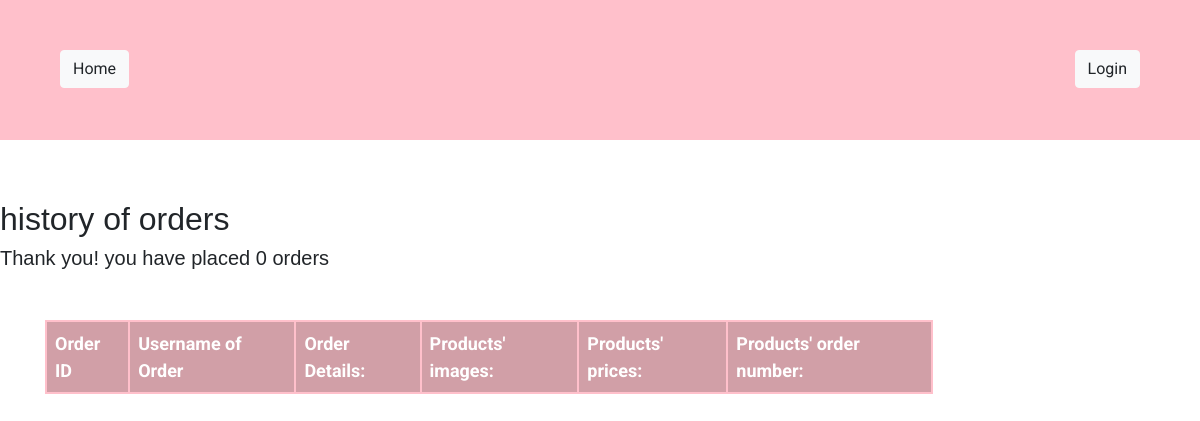
Page /order_history/shirley1 on the earlier database version.
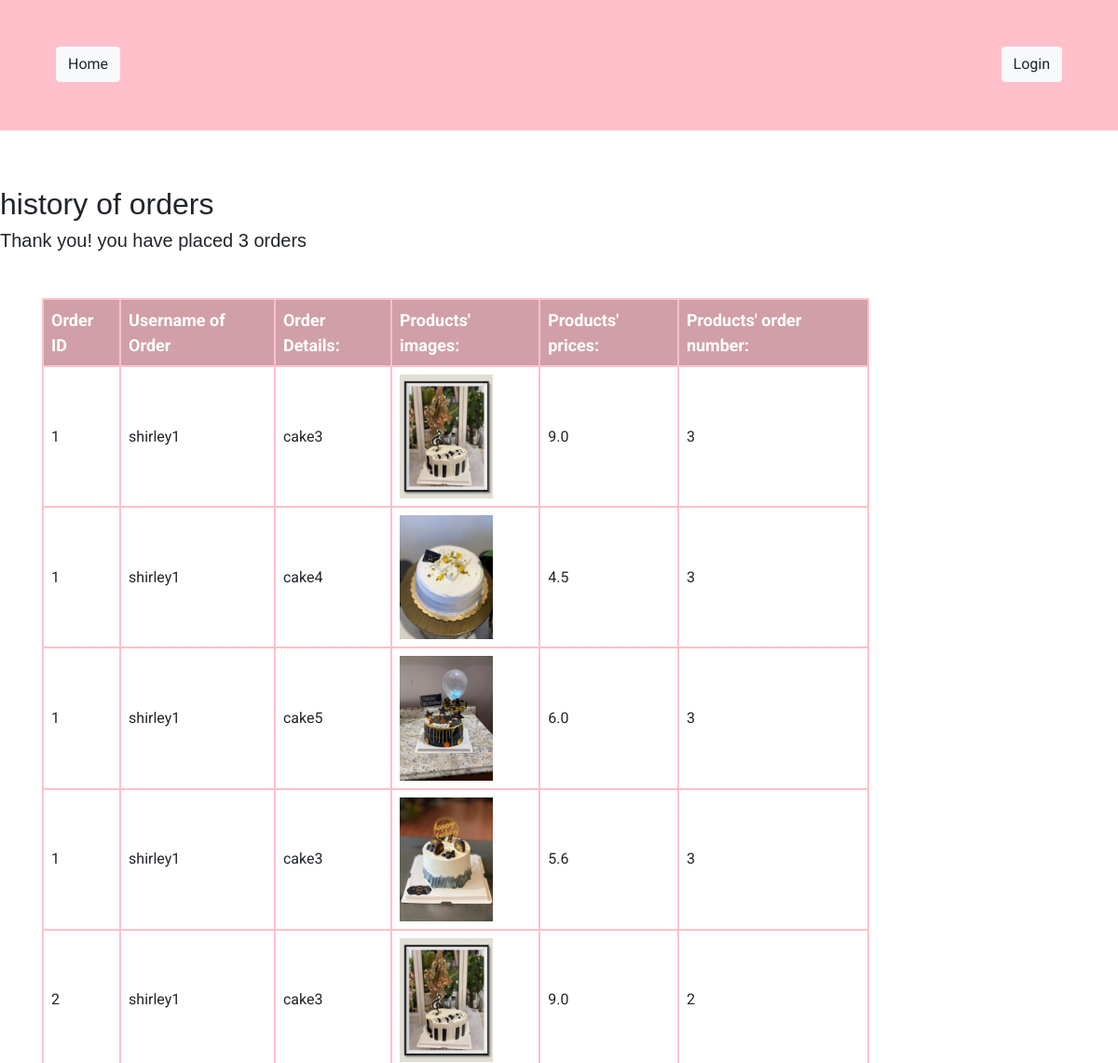
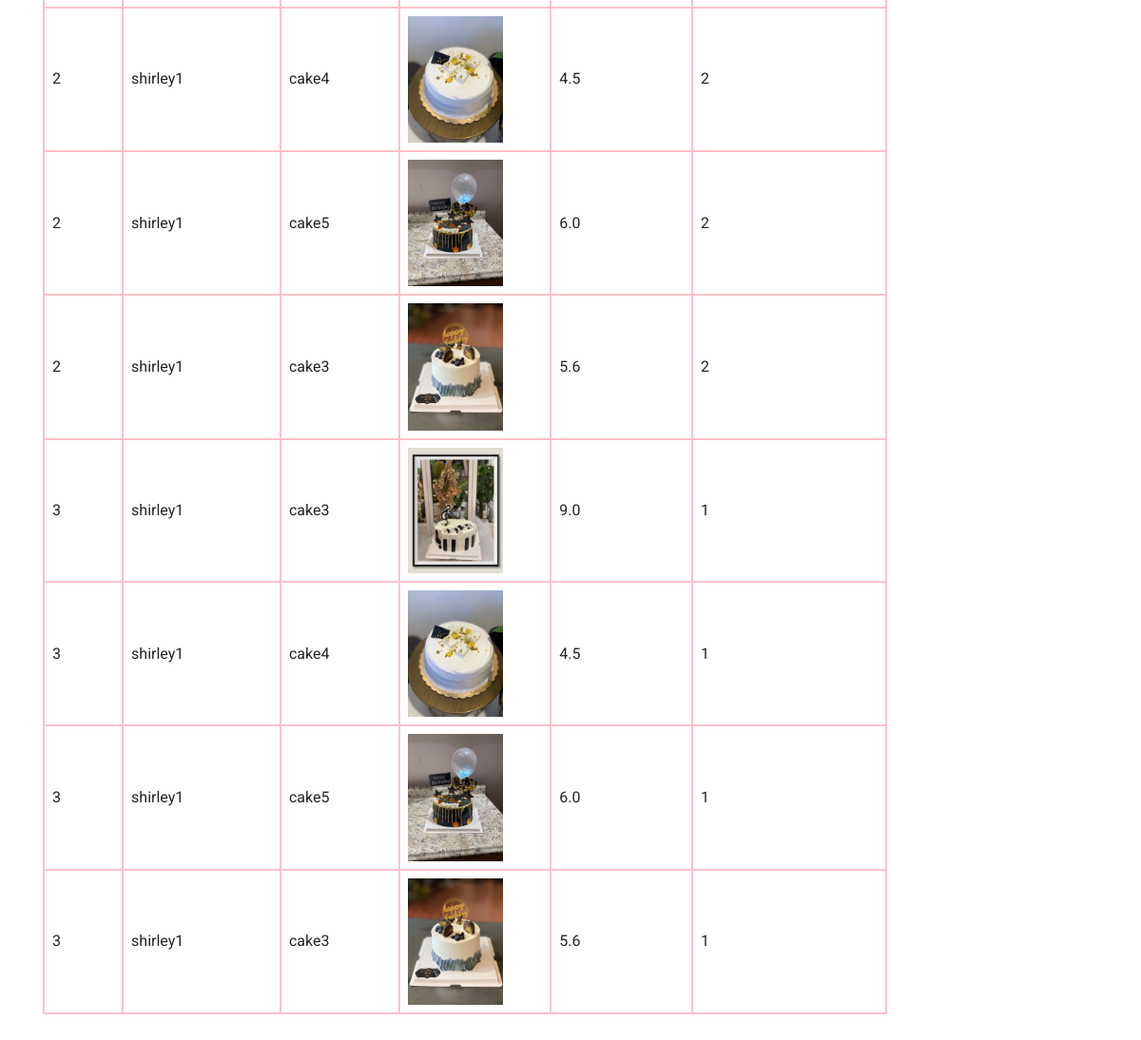
Same page on the later database version (2 pictures, top to bottom).
### app/models.py (models this page shows)
class Order(db.Model):
    __tablename__ = 'orders'
    order_id = db.Column(db.Integer,primary_key = True)
    user_id = db.Column(db.Integer, db.ForeignKey('users.id'))
    incart_number = db.Column(db.Integer)

### app/routes.py (the view)
@app.route('/order_history/<username>')
def order_history(username):
    user = User.query.filter_by(username=username).first_or_404()
    conn = get_db_connection()
    get_order_count_user = conn.execute('''
SELECT COUNT(DISTINCT o.order_id)
FROM orders o,
(
SELECT DISTINCT u.username, o.order_id, p.product_name
FROM orders o, users u, order_items oi, products p
INNER JOIN users ON u.id = o.user_id
INNER JOIN order_items ON o.order_id = oi.order_id
INNER JOIN products ON p.id = oi.product_id
GROUP BY u.id
)as ORDER_number
   ''').fetchall()
    get_order_details = conn.execute('''
SELECT DISTINCT u.username, o.order_id, p.product_name, p.product_image, p.product_price, o.incart_number
FROM orders o, users u, order_items oi, products p
INNER JOIN users ON u.id = o.user_id
INNER JOIN order_items ON o.order_id = oi.order_id
    ''').fetchall()
    conn.close()
    return render_template('order_history.html', user=user, get_order_count_user = get_order_count_user, get_order_details = get_order_details)

### app/routes.py (called while the page is built)
def get_db_connection():
    conn = sqlite3.connect('app.db')
    conn.row_factory = sqlite3.Row
    return conn

### app/templates/order_history.html (shortened to what this page needs)
{% extends 'base.html' %} {% block content %}
<h2>history of orders</h2>
{% for get_count in get_order_count_user %}
<h5>Thank you! you have placed {{ get_count[0]}} orders</h5>
{% endfor %}
<div class="container">
    <table>
        <tr class="top">
            <th>Order ID</th>
            <th>Username of Order</th>
            <th>Order Details:</th>
            <th>Products' images:</th>
            <th>Products' prices:</th>
            <th>Products' order number:</th>
        </tr>
        <tr>
            {% for details in get_order_details %}
            <td>{{ details[1] }}</td>
            <td>{{ details[0] }}</td>
            <td>{{ details[2] }}</td>
            <td>
                <img src="{{ url_for('upload', filename=details[3]) }}" style="width: 100px">
            </td>
            <td>{{ details[4] }}</td>
            <td>{{ details[5] }}</td>
        </tr>
        {% endfor %}
    </table>
</div>
{% endblock %}

### app/templates/base.html (shortened to what this page needs)
<!DOCTYPE html>
<html lang="en" dir="ltr">
<head>
    <link href="{{url_for('static', filename='css/style.css')}}" rel="stylesheet">
    <link rel="stylesheet" href="https://maxcdn.bootstrapcdn.com/bootstrap/4.0.0/css/bootstrap.min.css">
</head>
<body>
    <header>
        <div class="overlay"></div>
        <nav>
            <ul class="test">
                <li><a href="{{ url_for('index') }}" class="btn btn-light">Home</a></li>
                {% if current_user.is_anonymous %}
                <li><a href="{{ url_for('login') }}" class="btn btn-light">Login</a></li>{% endif %}
            </ul>
        </nav>
    </header>
    {% block content %} {% endblock %}
</body>
</html>

### app/static/css/style.css (style rules this page uses)
* { margin: 0; padding: 0; box-sizing: border-box; font-family: 'Roboto', sans-serif; }
header { display: flex; background-repeat: no-repeat; background-size: cover; background-position: center; height: 200px; position: relative; }
.overlay { position: absolute; z-index: 1; top: 0; left: 0; height: 70%; right: 0; bottom: 0; padding: 0 !important; margin: 0 !important; background-color: pink; }
nav { position: absolute; top: 0; right: 0; left: 0; z-index: 2; display: flex; justify-content: space-between; padding: 50px 60px 0 60px; }
li { list-style-type: none; }
li a { font-size: 21px; padding: 5px; background-color: #fff; text-decoration: none; }
.container, .products-container { display: flex; flex-wrap: wrap; margin-top: 50px; padding-bottom: 100px; }
.test { display: flex; justify-content: space-between; }

### app/templates/order_history.html (style rules this page uses)
h5 { font-family: arial, sans-serif; }
h2 { font-family: arial, sans-serif; }
table { font-family: arial, sans-serif; border-collapse: collapse; width: 80%; }
td, th { border: 2px solid pink; text-align: left; padding: 8px; }
.top { font-size: large; color: white; background-color: rgb(209, 159, 167); }

Differences in the rows shown:
added Order: order_id "1", details "shirley1", details "cake3", details "9.0", incart_number "3", details "cake4", details "4.5", details "cake5", details "6.0", details "5.6"
added Order: order_id "2", details "shirley1", details "cake3", details "9.0", incart_number "2", details "cake4", details "4.5", details "cake5", details "6.0", details "5.6"
added Order: order_id "3", details "shirley1", details "cake3", details "9.0", incart_number "1", details "cake4", details "4.5", details "cake5", details "6.0", details "5.6"
Other differences:
new list line: "Thank you! you have placed 3 orders"
list line gone: "Thank you! you have placed 0 orders"
